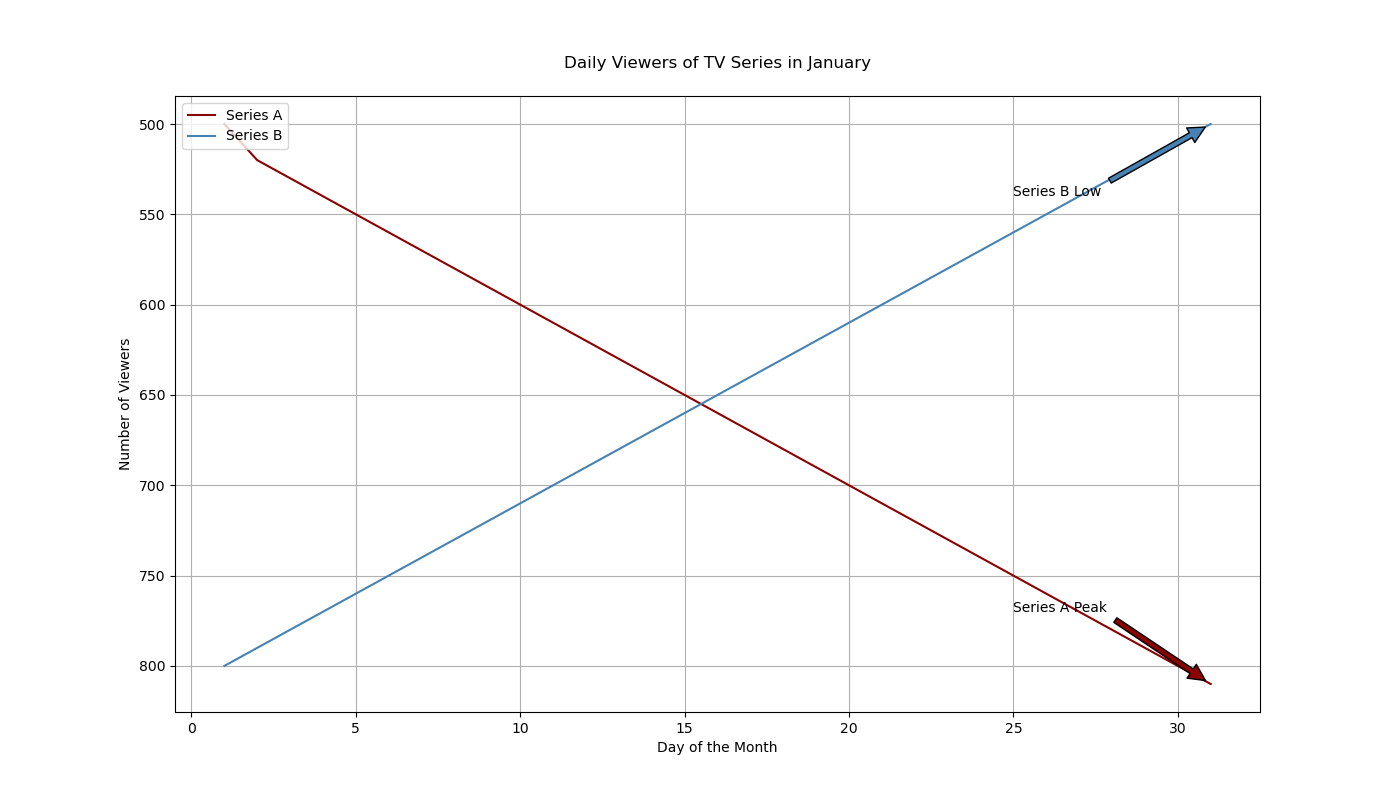

This chart was generated by the following Python code:

import matplotlib.pyplot as plt

days = [i for i in range(1, 32)]
viewers_series_a = [500, 520, 530, 540, 550, 560, 570, 580, 590, 600, 610, 620, 630, 640, 650, 660, 670, 680, 690, 700, 710, 720, 730, 740, 750, 760, 770, 780, 790, 800, 810]
viewers_series_b = [800, 790, 780, 770, 760, 750, 740, 730, 720, 710, 700, 690, 680, 670, 660, 650, 640, 630, 620, 610, 600, 590, 580, 570, 560, 550, 540, 530, 520, 510, 500]

plt.figure(figsize=(14, 8))
plt.plot(days, viewers_series_a, color='#8B0000', label='Series A')  # DarkRed
plt.plot(days, viewers_series_b, color='#4682B4', label='Series B')  # SteelBlue

plt.title('Daily Viewers of TV Series in January', pad=20)
plt.xlabel('Day of the Month')
plt.ylabel('Number of Viewers')

plt.annotate('Series A Peak', xy=(31, viewers_series_a[-1]), xytext=(25, viewers_series_a[-5]),
             arrowprops=dict(facecolor='#8B0000', shrink=0.05))

plt.annotate('Series B Low', xy=(31, viewers_series_b[-1]), xytext=(25, viewers_series_b[-5]),
             arrowprops=dict(facecolor='#4682B4', shrink=0.05))

plt.gca().invert_yaxis()
plt.grid(True)
plt.legend(loc='upper left')
plt.show()
